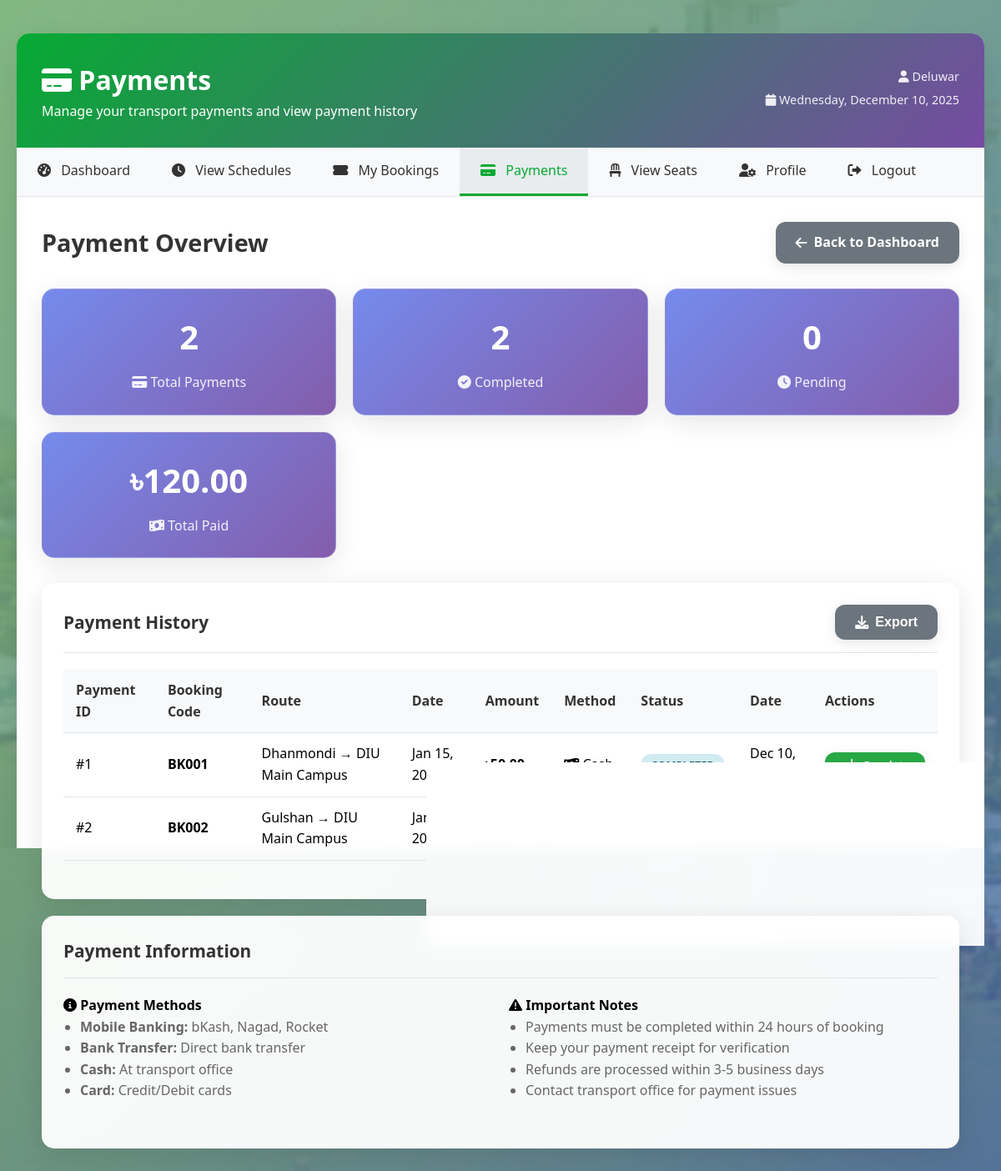
/student/payments.php (signed in), run on the app's committed database.
### tables this page shows
CREATE TABLE payments (
    id INT AUTO_INCREMENT PRIMARY KEY,
    booking_id INT NOT NULL,
    amount DECIMAL(8,2) NOT NULL,
    payment_method ENUM('cash', 'card', 'bkash', 'nagad', 'rocket', 'debit_card', 'one_card') DEFAULT 'cash',
    payment_status ENUM('pending', 'completed', 'failed', 'refunded') DEFAULT 'pending',
    transaction_id VARCHAR(50) NULL,
    payer_name VARCHAR(100) NULL,
    payer_phone VARCHAR(15) NULL,
    payment_date TIMESTAMP NULL,
    created_at TIMESTAMP DEFAULT CURRENT_TIMESTAMP,
    FOREIGN KEY (booking_id) REFERENCES bookings(id) ON DELETE CASCADE
);

CREATE TABLE bookings (
    id INT AUTO_INCREMENT PRIMARY KEY,
    user_id INT NOT NULL,
    schedule_id INT NOT NULL,
    booking_date DATE NOT NULL,
    seat_number INT NOT NULL,
    status ENUM('pending', 'confirmed', 'cancelled', 'completed') DEFAULT 'pending',
    booking_code VARCHAR(10) UNIQUE NOT NULL,
    created_at TIMESTAMP DEFAULT CURRENT_TIMESTAMP,
    FOREIGN KEY (user_id) REFERENCES users(id) ON DELETE CASCADE,
    FOREIGN KEY (schedule_id) REFERENCES schedules(id) ON DELETE CASCADE
);

CREATE TABLE routes (
    id INT AUTO_INCREMENT PRIMARY KEY,
    route_name VARCHAR(100) NOT NULL,
    start_location VARCHAR(100) NOT NULL,
    end_location VARCHAR(100) NOT NULL,
    distance_km DECIMAL(5,2) NULL,
    estimated_time_minutes INT NULL,
    fare DECIMAL(8,2) NOT NULL,
    status ENUM('active', 'inactive') DEFAULT 'active',
    created_at TIMESTAMP DEFAULT CURRENT_TIMESTAMP
);

### student/payments.php (the view, shortened to what this page needs)
<?php
require_once '../config/database.php';
$user_id = $_SESSION['user_id'];
$sql = "SELECT
            COUNT(*) as total_payments,
            SUM(CASE WHEN payment_status = 'completed' THEN 1 ELSE 0 END) as completed_payments,
            SUM(CASE WHEN payment_status = 'pending' THEN 1 ELSE 0 END) as pending_payments,
            SUM(CASE WHEN payment_status = 'completed' THEN amount ELSE 0 END) as total_amount
        FROM payments p
        JOIN bookings b ON p.booking_id = b.id
        WHERE b.user_id = ?";
$stmt = $conn->prepare($sql);
$stmt->bind_param("i", $user_id);
$stmt->execute();
$stats = $stmt->get_result()->fetch_assoc();
$sql = "SELECT p.*, b.booking_code, b.booking_date, b.seat_number, b.status as booking_status,
               s.departure_time, s.arrival_time, r.route_name, r.start_location, r.end_location
        FROM payments p
        JOIN bookings b ON p.booking_id = b.id
        JOIN schedules s ON b.schedule_id = s.id
        JOIN routes r ON s.route_id = r.id
        WHERE b.user_id = ?
        ORDER BY p.created_at DESC";
$stmt = $conn->prepare($sql);
$stmt->bind_param("i", $user_id);
$stmt->execute();
$payments = $stmt->get_result();
?>
<!DOCTYPE html>
<html lang="en">
<head>
    <link rel="stylesheet" href="../assets/css/style.css">
    <link href="https://cdnjs.cloudflare.com/ajax/libs/font-awesome/6.0.0/css/all.min.css" rel="stylesheet">
</head>
<body>
    <div class="container">
        <div class="dashboard">
            <div class="dashboard-header">
                <div>
                    <h1><i class="fas fa-credit-card"></i> Payments</h1>
                    <p>Manage your transport payments and view payment history</p>
                </div>
                <div class="user-info">
                    <p><i class="fas fa-user"></i> <?php echo htmlspecialchars($_SESSION['name']); ?></p>
                    <p><i class="fas fa-calendar"></i> <?php echo date('l, F j, Y'); ?></p>
                </div>
            </div>
            <nav class="nav-menu">
                <ul>
                    <li><a href="dashboard.php"><i class="fas fa-tachometer-alt"></i> Dashboard</a></li>
                    <li><a href="schedules.php"><i class="fas fa-clock"></i> View Schedules</a></li>
                    <li><a href="bookings.php"><i class="fas fa-ticket-alt"></i> My Bookings</a></li>
                    <li><a href="payments.php" class="active"><i class="fas fa-credit-card"></i> Payments</a></li>
                    <li><a href="view_seats.php"><i class="fas fa-chair"></i> View Seats</a></li>
                    <li><a href="profile.php"><i class="fas fa-user-cog"></i> Profile</a></li>
                    <li><a href="../logout.php"><i class="fas fa-sign-out-alt"></i> Logout</a></li>
                </ul>
            </nav>
            <div class="content">
                <div class="content-header">
                    <h2>Payment Overview</h2>
                    <div>
                        <a href="dashboard.php" class="btn btn-secondary">
                            <i class="fas fa-arrow-left"></i> Back to Dashboard
                        </a>
                    </div>
                </div>
                <div class="grid grid-4">
                    <div class="stats-card">
                        <h3><?php echo $stats['total_payments']; ?></h3>
                        <p><i class="fas fa-credit-card"></i> Total Payments</p>
                    </div>
                    <div class="stats-card">
                        <h3><?php echo $stats['completed_payments']; ?></h3>
                        <p><i class="fas fa-check-circle"></i> Completed</p>
                    </div>
                    <div class="stats-card">
                        <h3><?php echo $stats['pending_payments']; ?></h3>
                        <p><i class="fas fa-clock"></i> Pending</p>
                    </div>
                    <div class="stats-card">
                        <h3>৳<?php echo number_format($stats['total_amount'], 2); ?></h3>
                        <p><i class="fas fa-money-bill-wave"></i> Total Paid</p>
                    </div>
                </div>
                <div class="card">
                    <div class="card-header">
                        <h3>Payment History</h3>
                        <div>
                            <button onclick="exportTable('payments-table', 'csv')" class="btn btn-secondary">
                                <i class="fas fa-download"></i> Export
                            </button>
                        </div>
                    </div>
                    <?php if ($payments->num_rows > 0): ?>
                        <div class="table-container">
                            <table id="payments-table">
                                <thead>
                                    <tr>
                                        <th>Payment ID</th>
                                        <th>Booking Code</th>
                                        <th>Route</th>
                                        <th>Date</th>
                                        <th>Amount</th>
                                        <th>Method</th>
                                        <th>Status</th>
                                        <th>Date</th>
                                        <th>Actions</th>
                                    </tr>
                                </thead>
                                <tbody>
                                    <?php while ($payment = $payments->fetch_assoc()): ?>
                                        <tr>
                                            <td>#<?php echo $payment['id']; ?></td>
                                            <td><strong><?php echo htmlspecialchars($payment['booking_code']); ?></strong></td>
                                            <td>
                                                <?php echo htmlspecialchars($payment['start_location']); ?> →
                                                <?php echo htmlspecialchars($payment['end_location']); ?>
                                            </td>
                                            <td><?php echo date('M j, Y', strtotime($payment['booking_date'])); ?></td>
                                            <td><strong>৳<?php echo number_format($payment['amount'], 2); ?></strong></td>
                                            <td>
                                                <?php if ($payment['payment_method']): ?>
                                                    <i class="fas fa-<?php echo getPaymentMethodIcon($payment['payment_method']); ?>"></i>
                                                    <?php echo ucfirst($payment['payment_method']); ?>
                                                <?php else: ?>
                                                    <span class="text-muted">-</span>
                                                <?php endif; ?>
                                            </td>
                                            <td>
                                                <span class="status-badge status-<?php echo $payment['payment_status']; ?>">
                                                    <?php echo ucfirst($payment['payment_status']); ?>
                                                </span>
                                            </td>
                                            <td><?php echo date('M j, Y', strtotime($payment['created_at'])); ?></td>
                                            <td>
                                                <?php if ($payment['payment_status'] === 'completed'): ?>
                                                    <a href="download_receipt.php?payment_id=<?php echo $payment['id']; ?>"
                                                       class="btn btn-success" style="padding: 5px 10px; font-size: 0.8rem;">
                                                        <i class="fas fa-download"></i> Receipt
                                                    </a>
                                                <?php endif; ?>
                                            </td>
                                        </tr>
                                    <?php endwhile; ?>
                                </tbody>
                            </table>
                        </div>
                    <?php endif; ?>
                </div>
                <div class="card">
                    <div class="card-header">
                        <h3>Payment Information</h3>
                    </div>
                    <div class="grid grid-2">
                        <div>
                            <h4><i class="fas fa-info-circle"></i> Payment Methods</h4>
                            <ul style="margin-left: 20px; color: #666;">
                                <li><strong>Mobile Banking:</strong> bKash, Nagad, Rocket</li>
                                <li><strong>Bank Transfer:</strong> Direct bank transfer</li>
                                <li><strong>Cash:</strong> At transport office</li>
                                <li><strong>Card:</strong> Credit/Debit cards</li>
                            </ul>
                        </div>
                        <div>
                            <h4><i class="fas fa-exclamation-triangle"></i> Important Notes</h4>
                            <ul style="margin-left: 20px; color: #666;">
                                <li>Payments must be completed within 24 hours of booking</li>
                                <li>Keep your payment receipt for verification</li>
                                <li>Refunds are processed within 3-5 business days</li>
                                <li>Contact transport office for payment issues</li>
                            </ul>
                        </div>
                    </div>
                </div>
            </div>
        </div>
    </div>
</body>
</html>
<?php
function getPaymentMethodIcon($method) {
    switch ($method) {
        case 'bkash': return 'mobile-alt';
        case 'cash': return 'money-bill-wave';
    }
}
?>

### data on the page
payments: id "1", booking.booking_code "BK001", routes.start_location "Dhanmondi", routes.end_location "DIU Main Campus", booking.booking_date "Jan 15, 2025", amount "50.00", payment_method "Cash", payment_status "COMPLETED", created_at "Dec 10, 2025"
payments: id "2", booking.booking_code "BK002", routes.start_location "Gulshan", routes.end_location "DIU Main Campus", booking.booking_date "Jan 16, 2025"

### other printed values
$_SESSION['name'] "Deluwar"
$stats['total_payments'] "2"
$stats['completed_payments'] "2"
$stats['pending_payments'] "0"
$stats['total_amount'] "120.00"
